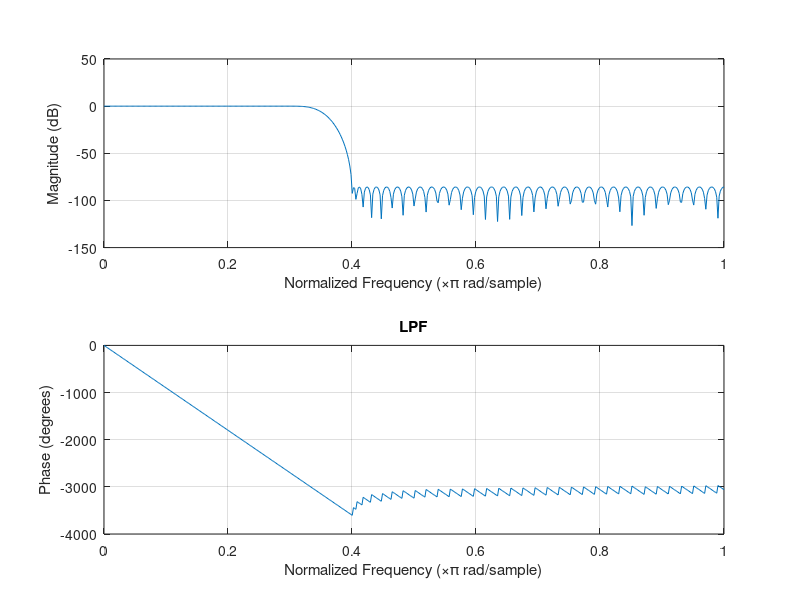
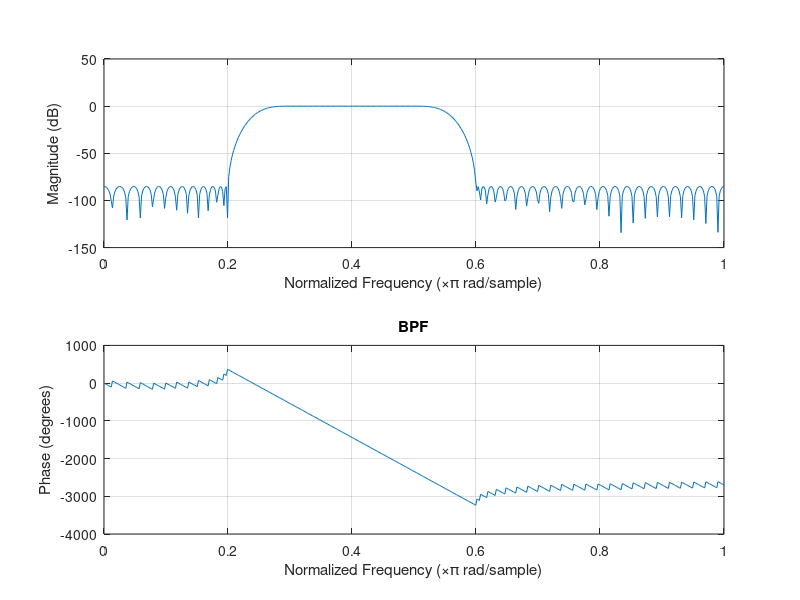
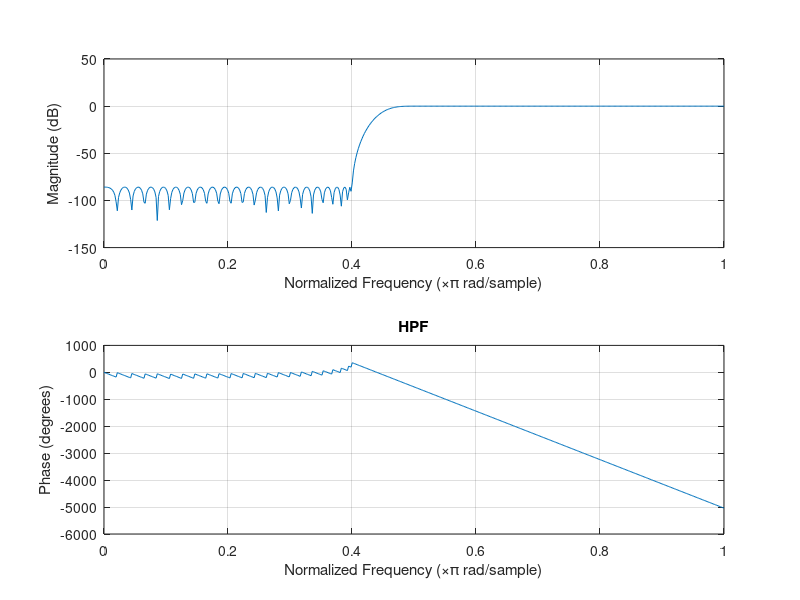
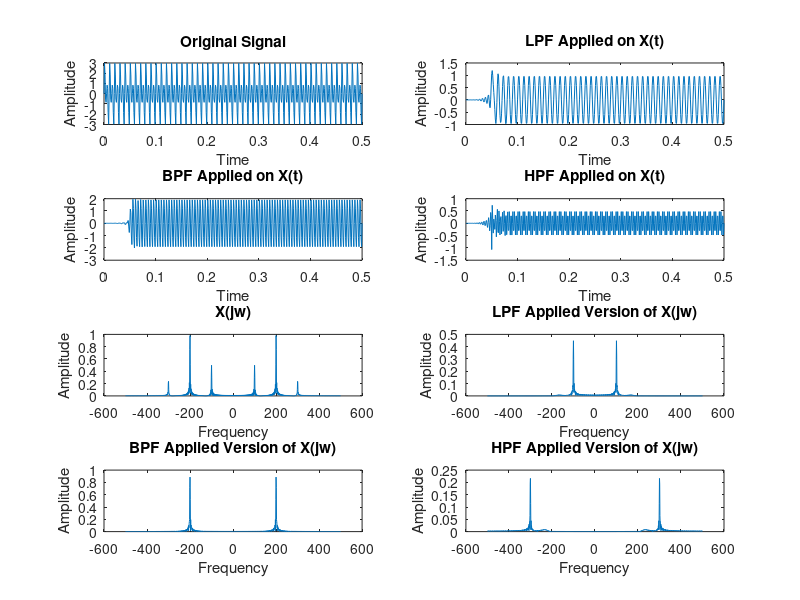

MATLAB code to generate these figures, in order:
%% Lab Work

Fs=1000;
Ts=1/Fs;

t=0:Ts:0.5;

x1=sin(200*pi*t);
x2=2*sin(400*pi*t);
x3=0.5*sin(600*pi*t);
x=x1+x2+x3;

LPFfreqs=[0 0.3 0.4 1];
LPFamps=[1 1 0 0];
LPF=firpm(100,LPFfreqs,LPFamps);
y1=filter(LPF,1,x);

BPFfreqs=[0 0.2 0.3 0.5 0.6 1];
BPFamps=[0 0 1 1 0 0];
BPF=firpm(100,BPFfreqs,BPFamps);
y2=filter(BPF,1,x);

HPFfreqs=[0 0.4 0.5 1];
HPFamps=[0 0 1 1];
HPF=firpm(100,HPFfreqs,HPFamps);
y3=filter(HPF,1,x);

%% Frequency Response

figure;
freqz(LPF);
title('LPF');

figure;
freqz(BPF);
title('BPF');

figure;
freqz(HPF);
title('HPF');

%% Plotting
figure;

subplot(4,2,1);
plot(t,x);
ylabel('Amplitude');
xlabel('Time');
title('Original Signal');

subplot(4,2,2);
plot(t,y1);
ylabel('Amplitude');
xlabel('Time');
title('LPF Applied on X(t)');

subplot(4,2,3);
plot(t,y2);
ylabel('Amplitude');
xlabel('Time');
title('BPF Applied on X(t)');

subplot(4,2,4);
plot(t,y3);
ylabel('Amplitude');
xlabel('Time');
title('HPF Applied on X(t)');

f_vector=[-500:1:500];

subplot(4,2,5);
plot(f_vector,fftshift(abs(fft(x,length(f_vector))/length(t))));
ylabel('Amplitude');
xlabel('Frequency');
title('X(jw)');


subplot(4,2,6);
plot(f_vector,fftshift(abs(fft(y1,length(f_vector)))/length(t)));
ylabel('Amplitude');
xlabel('Frequency');
title('LPF Applied Version of X(jw)');

subplot(4,2,7);
plot(f_vector,fftshift(abs(fft(y2,length(f_vector)))/length(t)));
ylabel('Amplitude');
xlabel('Frequency');
title('BPF Applied Version of X(jw)');

subplot(4,2,8);
plot(f_vector,fftshift(abs(fft(y3,length(f_vector)))/length(t)));
ylabel('Amplitude');
xlabel('Frequency');
title('HPF Applied Version of X(jw)');

%% Ideal Filters

ideal_LPF=[ones(1,150) zeros(1,length(t)-150)];

ideal_BPF=[zeros(1,149) ones(1,250-149) zeros(1,length(t)-250)];

ideal_HPF=[zeros(1,249) ones(1,length(t)-249)];
half_f_vector=[0:1:500];

figure;

subplot(3,1,1);
plot(half_f_vector,ideal_LPF);
ylabel('Amplitude');
xlabel('Frequency');
title('Ideal LPF');

subplot(3,1,2);
plot(half_f_vector,ideal_BPF);
ylabel('Amplitude');
xlabel('Frequency');
title('Ideal BPF');

subplot(3,1,3);
plot(half_f_vector,ideal_HPF);
ylabel('Amplitude');
xlabel('Frequency');
title('Ideal HPF');
